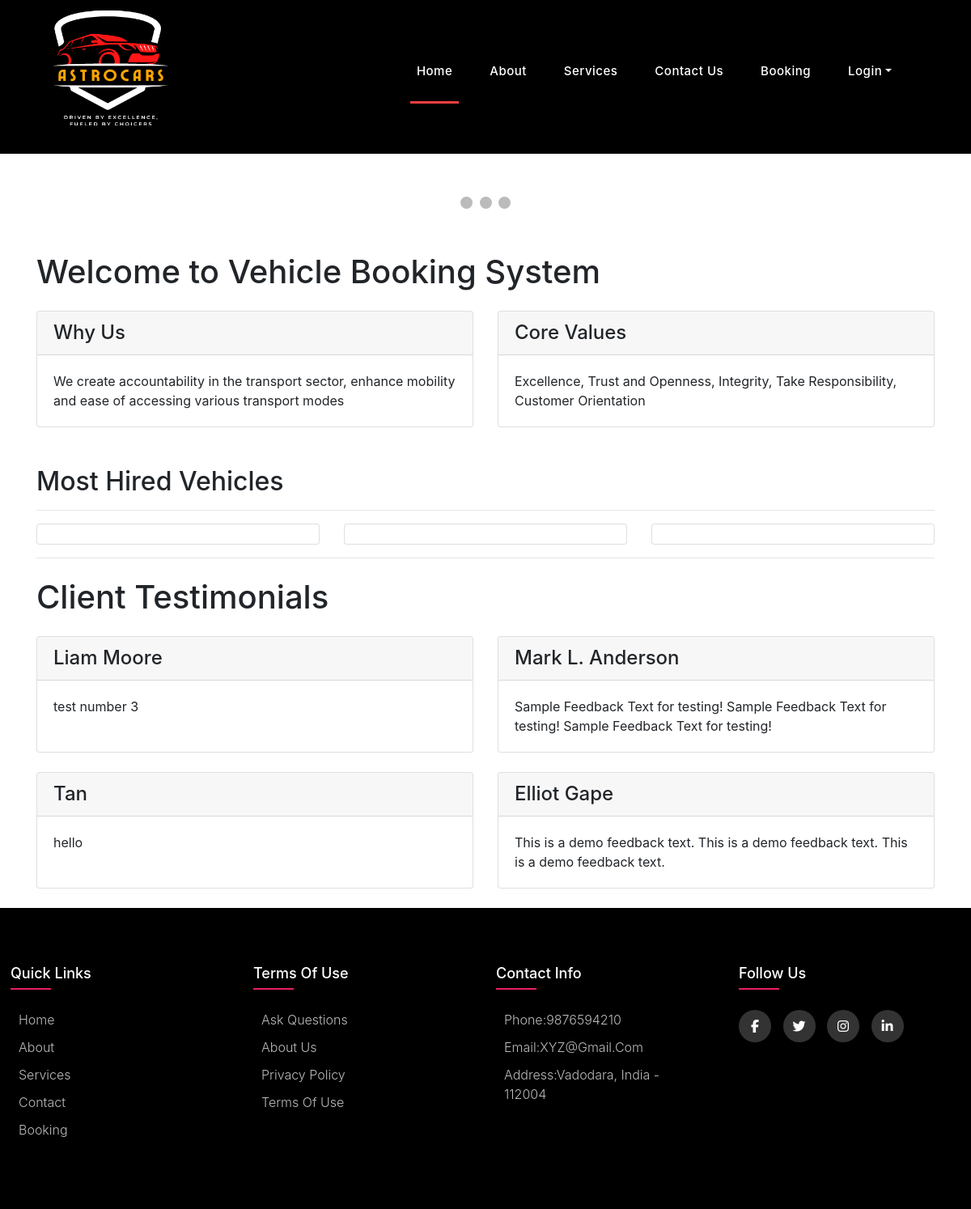
The app's page /home.php with its own data.
### tables this page shows
CREATE TABLE `tms_feedback` (
  `f_id` int(20) NOT NULL,
  `f_uname` varchar(200) NOT NULL,
  `f_content` longtext NOT NULL,
  `f_status` varchar(200) NOT NULL
);

### home.php (the view, shortened to what this page needs)
<?php
 $dbuser="root";
$dbpass="";
$host="localhost:3307";
$db="project";
$mysqli=new mysqli($host,$dbuser, $dbpass, $db);
?>
<!DOCTYPE html>
<html lang="en">
  <head>
<link rel="stylesheet" href="https://cdn.jsdelivr.net/npm/bootstrap@4.6.2/dist/css/bootstrap.min.css">
  <link rel="stylesheet" type="text/css" href="https://cdnjs.cloudflare.com/ajax/libs/font-awesome/5.15.1/css/all.min.css">
    <link href="vendor/bootstrap/css/bootstrap.min.css" rel="stylesheet">
 <link rel="stylesheet" href="assets/css/fontawesome.css">
  </head>
  <body>
    <header class="">
      <nav class="navbar navbar-expand-lg">
        <div class="container">
          <a class="navbar-brand" href="#"><img class="logo"  src="Astro cars.png" style="height:160px; width:190px;" ></a>
          <div class="collapse navbar-collapse" id="navbarResponsive">
            <ul class="navbar-nav ml-auto">
                <li class="nav-item active">
                    <a class="nav-link" href="home.php">Home
                    </a>
                </li>
                <li class="nav-item"><a class="nav-link" href="about.php">About</a></li>
                <li class="nav-item"><a class="nav-link" href="services.php">Services</a></li>
                   <li class="nav-item"><a class="nav-link" href="contact.php">Contact Us</a></li>
                <li class="nav-item"><a class="nav-link" href="#">Booking</a></li>
<li class="nav-item dropdown">
                    <a class="nav-link dropdown-toggle" data-toggle="dropdown" href="#" role="button" aria-haspopup="true" aria-expanded="false">Login</a>
                </li>
            </ul>
          </div>
        </div>
      </nav>
    </header>
<br>
<br>
<br>
<br>
<br>
<br>
<br>
<br>
<div class="slideshow-container">
</div>
<br>
<div style="text-align:center">
  <span class="dot"></span>
  <span class="dot"></span>
  <span class="dot"></span>
</div>
<br>
  <div class="container">
    <h1 class="my-4">Welcome to Vehicle Booking System</h1>
    <div class="row">
      <div class="col-lg-6 mb-4">
        <div class="card h-100">
          <h4 class="card-header">Why Us</h4>
          <div class="card-body">
            <p class="card-text">We create accountability in the transport sector, enhance mobility and ease of accessing various transport modes</p>
          </div>
        </div>
      </div>
      <div class="col-lg-6 mb-4">
        <div class="card h-100">
          <h4 class="card-header">Core Values</h4>
          <div class="card-body">
            <p class="card-text">
              Excellence, Trust and Openness, Integrity, Take Responsibility, Customer Orientation
            </p>
          </div>
        </div>
      </div>
    </div>
<br>
    <h2 class="center">Most Hired Vehicles</h2>
    <hr>
    <div class="row">
      <div class="col-lg-4 col-sm-6 portfolio-item">
        <div class="card h-100">
          <a href="#"><img class="card-img-top" src="https://www.drivespark.com/img/2020/08/mahindra-scorpio-front-profile-1597393134.jpg" alt=""></a>
        </div>
      </div>
      <div class="col-lg-4 col-sm-6 portfolio-item">
        <div class="card h-100">
          <a href="#"><img class="card-img-top" src="https://imgd-ct.aeplcdn.com/1056x660/n/hp8dmua_1553531.jpg?q=75" alt=""></a>
        </div>
      </div>
      <div class="col-lg-4 col-sm-6 portfolio-item">
        <div class="card h-100">
          <a href="#"><img class="card-img-top" src="https://4.imimg.com/data4/WW/WW/GLADMIN-/oneauto-wp-content-uploads-2015-12-ertiga-500x500.jpg" alt=""></a>
        </div>
      </div>
    </div>
    <hr>
    <h1 class="my-4">Client Testimonials</h1>
    <div class="row">
    <?php
      $ret="SELECT * FROM tms_feedback where f_status ='Published' ORDER BY RAND() LIMIT 5 ";
      $stmt= $mysqli->prepare($ret) ;
      $stmt->execute() ;
      $res=$stmt->get_result();
      while($row=$res->fetch_object())
    {
    ?>
      <div class="col-lg-6 mb-4">
        <div class="card h-100">
          <h4 class="card-header"><?php echo $row->f_uname;?></h4>
          <div class="card-body">
            <p class="card-text"><?php echo $row->f_content;?></p>
          </div>
          </div>
      </div>
    <?php }?>
    </div>
  </div>
<footer class="footer">
  	 <div class="container1">
  	 	<div class="row">
  	 		<div class="footer-col">
  	 			<h4>quick links</h4>
  	 			<ul>
  	 			<li><a href="#">Home</a></li>
  	 			<li><a href="#">About</a></li>
  	 			<li><a href="#">Services</a></li>
  	 			<li><a href="#">Contact</a></li>
                                <li><a href="#">Booking</a></li>
  	 			</ul>
  	 		</div>
  	 		<div class="footer-col">
  	 			<h4>terms of use</h4>
  	 			<ul>
  	 				<li><a href="#">ask questions</a></li>
  	 				<li><a href="#">about us</a></li>
  	 				<li><a href="#"> privacy policy</a></li>
  	 				<li><a href="#">terms of use</a></li>
  	 			</ul>
  	 		</div>
  	 		<div class="footer-col">
  	 			<h4>contact info</h4>
  	 			<ul>
  	 				<li><a href="#">phone:9876594210</a></li>
  	 				<li><a href="#">Email:XYZ@gmail.com</a></li>
  	 				<li><a href="#">Address:vadodara, india - 112004</a></li>
  	 			</ul>
  	 		</div>
  	 		<div class="footer-col">
  	 			<h4>follow us</h4>
  	 			<div class="social-links">
  	 				<a href="#"><i class="fab fa-facebook-f" ></i></a>
  	 				<a href="#"><i class="fab fa-twitter"></i></a>
  	 				<a href="#"><i class="fab fa-instagram" ></i></a>
  	 				<a href="#"><i class="fab fa-linkedin-in"></i></a>
  	 			</div>
  	 		</div>
  	 	</div>
  	 </div>
  </footer>
  </body>
</html>

### home.php (style rules this page uses)
header { position: absolute; z-index: 99999; width: 100%; height: 190px; background-color:black; -webkit-transition: all 0.3s ease-in-out 0s; -moz-transition: all 0.3s ease-in-out 0s; -o-transition: all 0.3s ease-in-out 0s; transition: all 0.3s ease-in-out 0s; }
header .navbar { padding: 17px 0px; }
.navbar .navbar-brand { float: left; margin-top: -12px; outline: none; }
#navbarResponsive { z-index: 999; }
.navbar-collapse { text-align: center; }
.navbar .navbar-nav .nav-item { margin: 0px 15px; }
.navbar .navbar-nav a.nav-link { text-transform: capitalize; font-size: 15px; font-weight: 500; letter-spacing: 0.5px; color: #fff; transition: all 0.5s; margin-top: 5px; }
.navbar .navbar-nav .nav-link:hover, .navbar .navbar-nav .active>.nav-link, .navbar .navbar-nav .nav-link.active, .navbar .navbar-nav .nav-link.show, .navbar .navbar-nav .show>.nav-link { color: #fff; padding-bottom: 25px; border-bottom: 3px solid #f33f3f; }
* { box-sizing: border-box; }
img { vertical-align: middle; }
.slideshow-container { max-width: 1000px; position: relative; margin: auto; }
.dot { height: 15px; width: 15px; margin: 0 2px; background-color: #bbb; border-radius: 50%; display: inline-block; transition: background-color 0.6s ease; }
.container1 { max-width: 1170px; margin:auto; }
.row { display: flex; flex-wrap: wrap; }
ul { list-style: none; position: relative; left: -30px; }
.footer { background-color:black; padding: 70px 0; }
.footer-col { width: 25%; padding: 0 13px; }
.footer-col h4 { font-size: 18px; color: #ffffff; text-transform: capitalize; margin-bottom: 35px; font-weight: 500; position: relative; left:200; }
.footer-col h4::before { content: ''; position: absolute; left:200; bottom: -10px; background-color: #e91e63; height: 2px; box-sizing: border-box; width: 50px; }
.footer-col ul li:not(:last-child) { margin-bottom: 10px; }
.footer-col ul li a { font-size: 16px; text-transform: capitalize; color: #ffffff; text-decoration: none; font-weight: 300; color: #bbbbbb; display: block; transition: all 0.3s ease; }
.footer-col .social-links a { display: inline-block; height: 40px; width: 40px; background-color: rgba(255,255,255,0.2); margin:0 10px 10px 0; text-align: center; line-height: 40px; border-radius: 50%; color: #ffffff; transition: all 0.5s ease; }

### records on screen
tms_feedback: f_uname "Liam Moore", f_content "test number 3"
tms_feedback: f_uname "Mark L. Anderson", f_content "Sample Feedback Text for testing! Sample Feedback Text for testing! Sample Feedback Text for testing!"
tms_feedback: f_uname "Tan", f_content "hello"
tms_feedback: f_uname "Elliot Gape", f_content "This is a demo feedback text. This is a demo feedback text. This is a demo feedback text."
